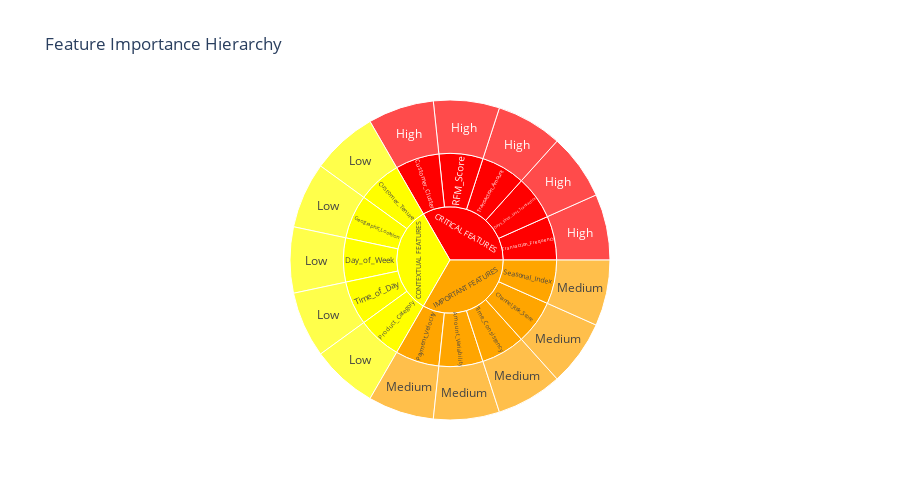

The cell this chart's notebook holds for it:
### Markdown cell above
# %% [markdown]
# ## 5. Feature Importance for Credit Risk Modeling

### Code cell
# %%
print("="*80)
print("FEATURE IMPORTANCE FOR CREDIT RISK MODELING")
print("="*80)

# Feature importance based on EDA findings
feature_importance = {
    'CRITICAL FEATURES': [
        ('RFM_Score', 'Combined Recency, Frequency, Monetary score', 'High'),
        ('Customer_Cluster', 'Behavioral segmentation from clustering', 'High'),
        ('Transaction_Amount', 'Individual and aggregate amounts', 'High'),
        ('Days_Since_Last_Transaction', 'Recency metric', 'High'),
        ('Transaction_Frequency', 'Engagement indicator', 'High')
    ],
    'IMPORTANT FEATURES': [
        ('Payment_Velocity', 'Transactions per time period', 'Medium'),
        ('Amount_Variability', 'Std dev of transaction amounts', 'Medium'),
        ('Time_Consistency', 'Regularity of transaction times', 'Medium'),
        ('Channel_Risk_Score', 'Risk by transaction channel', 'Medium'),
        ('Seasonal_Index', 'Monthly transaction patterns', 'Medium')
    ],
    'CONTEXTUAL FEATURES': [
        ('Product_Category', 'Type of product purchased', 'Low'),
        ('Time_of_Day', 'Hour of transaction', 'Low'),
        ('Day_of_Week', 'Weekday vs weekend', 'Low'),
        ('Geographic_Location', 'Country/region data', 'Low'),
        ('Customer_Tenure', 'Length of customer relationship', 'Low')
    ]
}

print("\n🔧 FEATURE IMPORTANCE MATRIX:")
print("="*80)

for category, features in feature_importance.items():
    print(f"\n{category}:")
    print("-" * 60)
    
    for feature, description, importance in features:
        importance_icon = {'High': '🔴', 'Medium': '🟠', 'Low': '🟡'}[importance]
        print(f"  {importance_icon} {feature}:")
        print(f"     {description}")
        print(f"     Implementation Priority: {importance}")

# Create feature importance visualization
fig, axes = plt.subplots(1, 2, figsize=(14, 8))

# 1. Feature importance sunburst
# Prepare data for sunburst
feature_data = []
for category, features in feature_importance.items():
    for feature, description, importance in features:
        feature_data.append({
            'category': category,
            'feature': feature,
            'importance': importance,
            'description': description
        })

feature_df = pd.DataFrame(feature_data)

# Create sunburst chart
fig_sunburst = px.sunburst(
    feature_df,
    path=['category', 'feature', 'importance'],
    values=[1]*len(feature_df),
    color='importance',
    color_discrete_map={'High': 'red', 'Medium': 'orange', 'Low': 'yellow'},
    title='Feature Importance Hierarchy'
)

fig_sunburst.update_layout(height=500)
fig_sunburst.show()

# 2. Implementation timeline
# Define implementation phases
implementation_phases = {
    'Phase 1 (Week 1-2)': ['RFM_Score', 'Customer_Cluster', 'Transaction_Amount'],
    'Phase 2 (Week 3-4)': ['Days_Since_Last_Transaction', 'Transaction_Frequency', 'Payment_Velocity'],
    'Phase 3 (Week 5-6)': ['Amount_Variability', 'Time_Consistency', 'Channel_Risk_Score'],
    'Phase 4 (Week 7-8)': ['Seasonal_Index', 'Product_Category', 'Time_of_Day']
}

# Create Gantt-style chart
fig_gantt, ax_gantt = plt.subplots(figsize=(12, 6))

phase_colors = ['#FF6B6B', '#4ECDC4', '#45B7D1', '#96CEB4']
phase_durations = [2, 2, 2, 2]  # Weeks per phase
start_week = 0

for i, (phase, features) in enumerate(implementation_phases.items()):
    # Draw phase bar
    ax_gantt.barh(i, phase_durations[i], left=start_week, 
                  color=phase_colors[i], alpha=0.7, height=0.6)
    ax_gantt.text(start_week + phase_durations[i]/2, i, phase,
                 ha='center', va='center', color='white', fontweight='bold')
    
    # Add features
    for j, feature in enumerate(features):
        feature_y = i - 0.2 + j*0.15
        ax_gantt.text(start_week + 0.1, feature_y, f"• {feature}",
                     ha='left', va='center', fontsize=8)
    
    start_week += phase_durations[i]

ax_gantt.set_yticks(range(len(implementation_phases)))
ax_gantt.set_yticklabels([p.split()[0] for p in implementation_phases.keys()])
ax_gantt.set_xlabel('Weeks from Start')
ax_gantt.set_title('Feature Implementation Timeline', fontsize=12, fontweight='bold')
ax_gantt.grid(axis='x', alpha=0.3)
ax_gantt.set_xlim(0, sum(phase_durations))

plt.tight_layout()
plt.savefig('../../reports/task2_eda/visualizations/summary/feature_timeline.png', 
            dpi=300, bbox_inches='tight')
plt.show()

### Figure 1 — Plotly figure (JSON) as saved in the notebook; plotly's stock layout.template omitted (floating-point values rounded to 4 significant figures)
{"data": [{"branchvalues": "total", "customdata": [["High"], ["High"], ["High"], ["High"], ["High"], ["High"], ["High"], ["High"], ["High"], ["High"], ["High"], ["Low"], ["Low"], ["Low"], ["Low"], ["Low"], ["Low"], ["Low"], ["Low"], ["Low"], ["Low"], ["Low"], ["Medium"], ["Medium"], ["Medium"], ["Medium"], ["Medium"], ["Medium"], ["Medium"], ["Medium"], ["Medium"], ["Medium"], ["Medium"]], "domain": {"x": [0, 1], "y": [0, 1]}, "hovertemplate": "labels=%{label}<br>value=%{value}<br>parent=%{parent}<br>id=%{id}<br>importance=%{customdata[0]}<extra></extra>", "ids": ["CRITICAL FEATURES/RFM_Score/High", "CRITICAL FEATURES", "CRITICAL FEATURES/Transaction_Frequency", "CRITICAL FEATURES/Days_Since_Last_Transaction", "CRITICAL FEATURES/Transaction_Amount", "CRITICAL FEATURES/RFM_Score", "CRITICAL FEATURES/Customer_Cluster", "CRITICAL FEATURES/Transaction_Amount/High", "CRITICAL FEATURES/Customer_Cluster/High", "CRITICAL FEATURES/Days_Since_Last_Transaction/High", "CRITICAL FEATURES/Transaction_Frequency/High", "CONTEXTUAL FEATURES/Customer_Tenure", "CONTEXTUAL FEATURES/Geographic_Location", "CONTEXTUAL FEATURES/Day_of_Week", "CONTEXTUAL FEATURES/Time_of_Day", "CONTEXTUAL FEATURES/Product_Category", "CONTEXTUAL FEATURES", "CONTEXTUAL FEATURES/Customer_Tenure/Low", "CONTEXTUAL FEATURES/Geographic_Location/Low", "CONTEXTUAL FEATURES/Day_of_Week/Low", "CONTEXTUAL FEATURES/Time_of_Day/Low", "CONTEXTUAL FEATURES/Product_Category/Low", "IMPORTANT FEATURES/Payment_Velocity/Medium", "IMPORTANT FEATURES/Amount_Variability/Medium", "IMPORTANT FEATURES/Payment_Velocity", "IMPORTANT FEATURES/Amount_Variability", "IMPORTANT FEATURES/Time_Consistency", "IMPORTANT FEATURES/Channel_Risk_Score", "IMPORTANT FEATURES/Seasonal_Index", "IMPORTANT FEATURES/Seasonal_Index/Medium", "IMPORTANT FEATURES/Channel_Risk_Score/Medium", "IMPORTANT FEATURES", "IMPORTANT FEATURES/Time_Consistency/Medium"], "labels": ["High", "CRITICAL FEATURES", "Transaction_Frequency", "Days_Since_Last_Transaction", "Transaction_Amount", "RFM_Score", "Customer_Cluster", "High", "High", "High", "High", "Customer_Tenure", "Geographic_Location", "Day_of_Week", "Time_of_Day", "Product_Category", "CONTEXTUAL FEATURES", "Low", "Low", "Low", "Low", "Low", "Medium", "Medium", "Payment_Velocity", "Amount_Variability", "Time_Consistency", "Channel_Risk_Score", "Seasonal_Index", "Medium", "Medium", "IMPORTANT FEATURES", "Medium"], "marker": {"colors": ["red", "red", "red", "red", "red", "red", "red", "red", "red", "red", "red", "yellow", "yellow", "yellow", "yellow", "yellow", "yellow", "yellow", "yellow", "yellow", "yellow", "yellow", "orange", "orange", "orange", "orange", "orange", "orange", "orange", "orange", "orange", "orange", "orange"]}, "name": "", "parents": ["CRITICAL FEATURES/RFM_Score", "", "CRITICAL FEATURES", "CRITICAL FEATURES", "CRITICAL FEATURES", "CRITICAL FEATURES", "CRITICAL FEATURES", "CRITICAL FEATURES/Transaction_Amount", "CRITICAL FEATURES/Customer_Cluster", "CRITICAL FEATURES/Days_Since_Last_Transaction", "CRITICAL FEATURES/Transaction_Frequency", "CONTEXTUAL FEATURES", "CONTEXTUAL FEATURES", "CONTEXTUAL FEATURES", "CONTEXTUAL FEATURES", "CONTEXTUAL FEATURES", "", "CONTEXTUAL FEATURES/Customer_Tenure", "CONTEXTUAL FEATURES/Geographic_Location", "CONTEXTUAL FEATURES/Day_of_Week", "CONTEXTUAL FEATURES/Time_of_Day", "CONTEXTUAL FEATURES/Product_Category", "IMPORTANT FEATURES/Payment_Velocity", "IMPORTANT FEATURES/Amount_Variability", "IMPORTANT FEATURES", "IMPORTANT FEATURES", "IMPORTANT FEATURES", "IMPORTANT FEATURES", "IMPORTANT FEATURES", "IMPORTANT FEATURES/Seasonal_Index", "IMPORTANT FEATURES/Channel_Risk_Score", "", "IMPORTANT FEATURES/Time_Consistency"], "type": "sunburst", "values": [1.0, 5.0, 1.0, 1.0, 1.0, 1.0, 1.0, 1.0, 1.0, 1.0, 1.0, 1.0, 1.0, 1.0, 1.0, 1.0, 5.0, 1.0, 1.0, 1.0, 1.0, 1.0, 1.0, 1.0, 1.0, 1.0, 1.0, 1.0, 1.0, 1.0, 1.0, 5.0, 1.0]}], "layout": {"height": 500, "legend": {"tracegroupgap": 0}, "title": {"text": "Feature Importance Hierarchy"}}}
